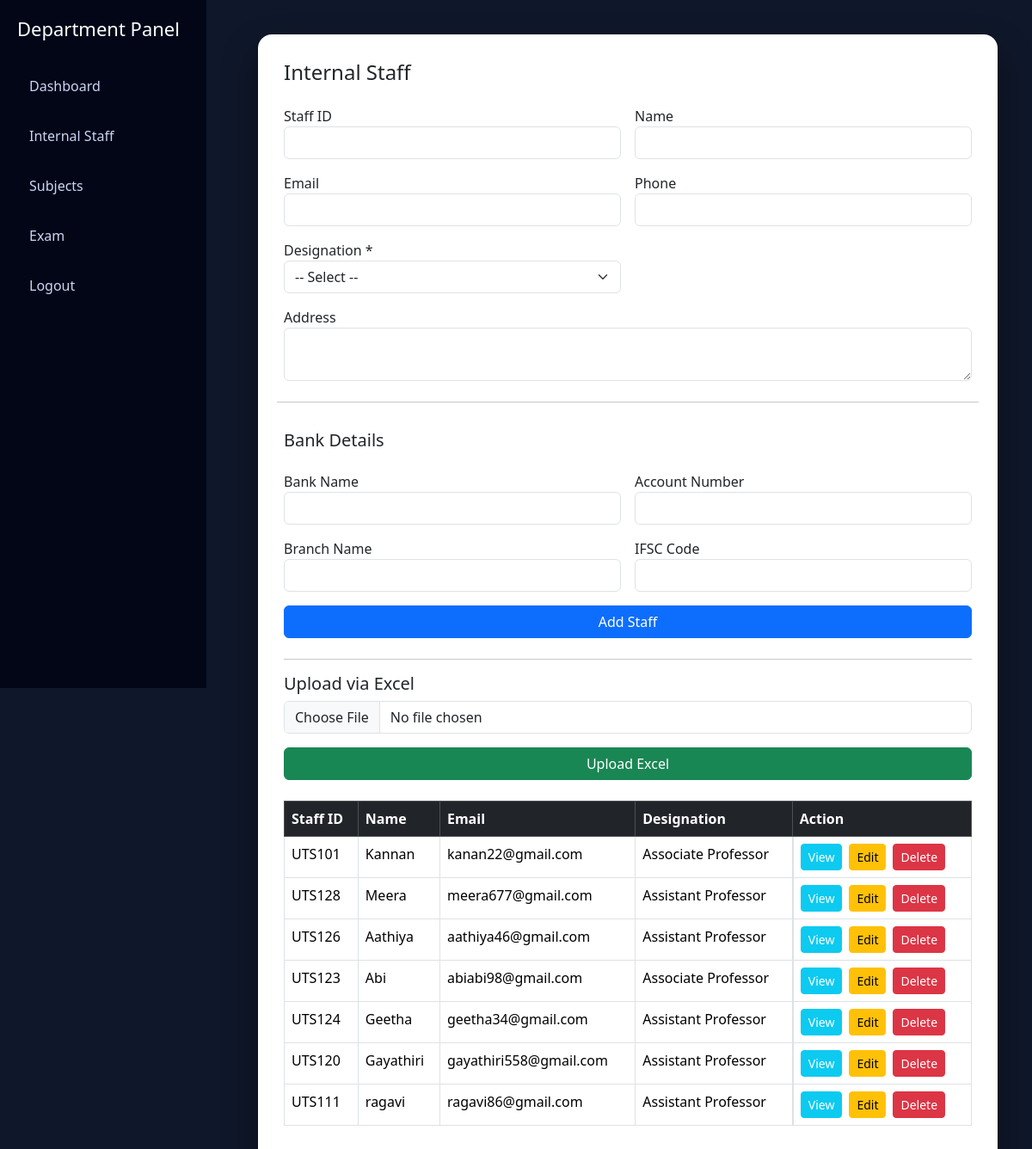
The page /department/dept_staff.php (signed in) on the database its author committed.
### tables this page shows
CREATE TABLE IF NOT EXISTS `internal_staff` (
  `id` int NOT NULL AUTO_INCREMENT,
  `staff_id` varchar(50) NOT NULL,
  `department_id` int DEFAULT NULL,
  `name` varchar(100) NOT NULL,
  `email` varchar(100) NOT NULL,
  `phone` varchar(20) DEFAULT NULL,
  `address` text,
  `bank_name` varchar(100) DEFAULT NULL,
  `account_number` varchar(50) DEFAULT NULL,
  `branch_name` varchar(100) DEFAULT NULL,
  `ifsc_code` varchar(20) DEFAULT NULL,
  `designation` varchar(100) NOT NULL,
  `created_by` int NOT NULL,
  `created_at` timestamp NULL DEFAULT CURRENT_TIMESTAMP,
  PRIMARY KEY (`id`),
  UNIQUE KEY `staff_id` (`staff_id`)
);

### department/dept_staff.php (the view, shortened to what this page needs)
<?php
require '../config/db.php';
$dept_id = $_SESSION['user_id'];
$edit_data = null;
$staff_list = [];
$stmt = $conn->prepare("SELECT * FROM internal_staff WHERE department_id=? ORDER BY id DESC");
$stmt->bind_param("i", $dept_id);
$stmt->execute();
$result = $stmt->get_result();
while ($row = $result->fetch_assoc()) {
    $staff_list[] = $row;
}
?>
<!DOCTYPE html>
<html>
<head>
<link href="https://cdn.jsdelivr.net/npm/bootstrap@5.3.2/dist/css/bootstrap.min.css" rel="stylesheet">
</head>
<body>
<?php include 'dept_sidebar.php'; ?>
<div class="content">
<div class="card-box">
<h4 class="mb-4">Internal Staff</h4>
<form method="post" class="row g-3 mb-4">
<div class="col-md-6">
<label>Staff ID</label>
<input type="text" name="staff_id"
       class="form-control"
       pattern="^[A-Z]{3}[0-9]{3}$"
       title="Format: TSU101"
       oninput="this.value=this.value.toUpperCase()"
       value="<?= htmlspecialchars($edit_data['staff_id'] ?? '') ?>"
       required>
</div>
<div class="col-md-6">
<label>Name </label>
<input type="text" name="name" class="form-control"
value="<?= htmlspecialchars($edit_data['name'] ?? '') ?>" required>
</div>
<div class="col-md-6">
<label>Email </label>
<input type="email" name="email" class="form-control" pattern="^[a-zA-Z0-9._%+-]+@[a-zA-Z0-9.-]+\.[A-Za-z]{2,}$"
value="<?= htmlspecialchars($edit_data['email'] ?? '') ?>" required>
</div>
<div class="col-md-6">
<label>Phone</label>
<input type="text" name="phone" class="form-control"pattern="[6-9][0-9]{9}" maxlength="10"
value="<?= htmlspecialchars($edit_data['phone'] ?? '') ?>"required>
</div>
<div class="col-md-6">
<label>Designation *</label>
<select name="designation" class="form-select" required>
<option value="">-- Select --</option>
</select>
</div>
<div class="col-md-12">
<label>Address</label>
<textarea name="address" class="form-control"required><?= htmlspecialchars($edit_data['address'] ?? '') ?></textarea>
</div>
<hr class="mt-4">
<h5>Bank Details</h5>
<div class="col-md-6">
<label>Bank Name</label>
<input type="text" name="bank_name" class="form-control"required
value="<?= htmlspecialchars($edit_data['bank_name'] ?? '') ?>">
</div>
<div class="col-md-6">
<label>Account Number</label>
<input type="text" name="account_number" class="form-control"pattern="[0-9]{9,18}"required
value="<?= htmlspecialchars($edit_data['account_number'] ?? '') ?>">
</div>
<div class="col-md-6">
<label>Branch Name</label>
<input type="text" name="branch_name" class="form-control"required
value="<?= htmlspecialchars($edit_data['branch_name'] ?? '') ?>">
</div>
<div class="col-md-6">
<label>IFSC Code</label>
<input type="text" name="ifsc_code" class="form-control"pattern="[A-Z]{4}0[A-Z0-9]{6}"
 oninput="this.value=this.value.toUpperCase()"required
value="<?= htmlspecialchars($edit_data['ifsc_code'] ?? '') ?>">
</div>
<div class="col-12 mt-3">
<button class="btn btn-<?= $edit_data ? 'warning':'primary' ?> w-100">
<?= $edit_data ? 'Update Staff' : 'Add Staff' ?>
</button>
</div>
</form>
<hr>
<h5>Upload via Excel</h5>
<form action="upload_internal_excel.php" method="post" enctype="multipart/form-data" class="mb-4">
<input type="file" name="excel" required class="form-control mb-3">
<button class="btn btn-success w-100">Upload Excel</button>
</form>
<table class="table table-bordered">
<thead class="table-dark">
<tr>
<th>Staff ID</th>
<th>Name</th>
<th>Email</th>
<th>Designation</th>
<th>Action</th>
</tr>
</thead>
<tbody>
<?php foreach ($staff_list as $row): ?>
<tr>
<td><?= htmlspecialchars($row['staff_id'] ?? '') ?></td>
<td><?= htmlspecialchars($row['name']) ?></td>
<td><?= htmlspecialchars($row['email']) ?></td>
<td><?= htmlspecialchars($row['designation']) ?></td>
<td class="d-flex gap-2">
<button class="btn btn-info btn-sm text-white"
data-bs-toggle="modal"
data-bs-target="#viewModal<?= $row['id'] ?>">
View
</button>
<a href="?edit=<?= $row['id'] ?>"
class="btn btn-warning btn-sm">Edit</a>
<a href="?delete=<?= $row['id'] ?>"
class="btn btn-danger btn-sm"
onclick="return confirm('Delete this staff?')">Delete</a>
</td>
</tr>
<?php endforeach; ?>
</tbody>
</table>
</div>
</div>
</body>
</html>

### department/dept_staff.php (style rules this page uses)
body { background:#0f172a; font-family:system-ui; }
.content { margin-left:260px; padding:40px; }
.card-box { background:#fff; border-radius:16px; padding:30px; box-shadow:0 20px 40px rgba(0,0,0,.4); }

### rows shown on the page
internal_staff: staff "UTS101", name "Kannan", email "kanan22@gmail.com", designation "Associate Professor"
internal_staff: staff "UTS128", name "Meera", email "meera677@gmail.com", designation "Assistant Professor"
internal_staff: staff "UTS126", name "Aathiya", email "aathiya46@gmail.com", designation "Assistant Professor"
internal_staff: staff "UTS123", name "Abi", email "abiabi98@gmail.com", designation "Associate Professor"
internal_staff: staff "UTS124", name "Geetha", email "geetha34@gmail.com", designation "Assistant Professor"
internal_staff: staff "UTS120", name "Gayathiri", email "gayathiri558@gmail.com", designation "Assistant Professor"
internal_staff: staff "UTS111", name "ragavi", email "ragavi86@gmail.com", designation "Assistant Professor"
